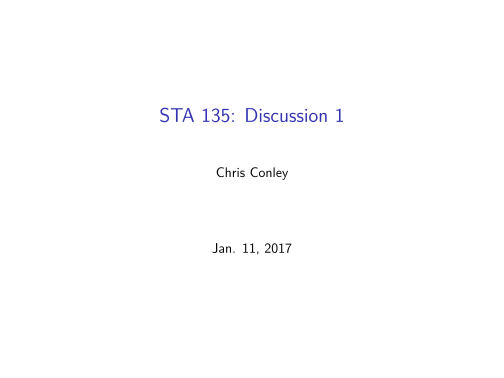

The R source for this figure:
#' ---	
#' title: "STA 135: Discussion 1"	
#' author: "Chris Conley"	
#' date: "Jan. 11, 2017"	
#' output:	
#'   beamer_presentation:	
#'     fig_width: 7	
#'     fig_height: 5	
#' fontsize: 10pt	
#' ---	
#' 	
#' 	
knitr::opts_chunk$set(echo = TRUE, warning = F, digits = 2)	
#' 	
#' 	
#' ## Basic Descriptive Statistics	
#' 	
#' Suppose that we have an $n\times p$ data array $\bf X$. That is, we have $n$ measurements on $p$ variables. We can compute statistics that describe basic properties of center, scale, and linear association between variables. For the $i$th and $k$th variables, we have	
#' 	
#' - Sample means $\bar{x}_k = \frac{1}{n}\sum_{j=1}^n x_{jk} \hspace{1cm} k = 1, \dots, p$	
#' 	
#' - Sample variances $s_{kk} = \frac{1}{n}\sum_{j=1}^n (x_{jk} - \bar{x}_k)^2 \hspace{1cm} k = 1, \dots, p$	
#' 	
#' - Sample covariance $s_{ik} = \frac{1}{n}\sum_{j=1}^n (x_{ji} - \bar{x}_i)(x_{jk} - \bar{x}_k) \hspace{1cm} i  = 1, \dots, p \text{    } k = 1, \dots, p$	
#' 	
#' - Sample correlations (Pearson's product moment correlation coefficient) 	
#' 	
#' $r_{ik} = \frac{s_{ik}}{\sqrt{s_{ii}s_{kk}}} \hspace{1cm} i  = 1, \dots, p \text{    } k = 1, \dots, p$	
#' 	
#' ## Exercise 1.3 Computing Array of Statistics	
#' 	
#' Store $5 \times 3$ data array. 	
#' 	
#' 	
X <- matrix(c(9,2,6,5,8,	
             12,8,6,4,10,	
              3,4,0,2,1),5,3)	
colnames(X) <- paste0("x", 1:3)	
rownames(X) <- paste0("n", 1:5)	
X	
#' 	
#' 	
#' 	
#' On an exam, you may be required to compute these descriptive statistics by hand. In chapter 3, we will learn some matrix representations of how to compute the array of descriptive statistics. 	
#' 	
#' ## Exercise 1.3 Computing Mean Vector	
#' 	
#' Using the apply function, we can compute the basic statistics over each variable (i.e. column) in the data array $\bf X$ by specifying the 2nd margin and telling what function to apply. First we compute the mean vector $\bar{\bf x}$.   	
#' 	
#' 	
#' 	
xbar <- apply(X = X, MARGIN = 2, FUN = mean)	
xbar	
#' 	
#' 	
#' 	
#' ## Exercise 1.3 Computing Sample Variances 	
#' 	
#' Now compute the sample variances, $s_{kk}$'s. Note that R's \texttt{var} function will use the $n - 1$ divisor instead of $n$. So multiply the output of \texttt{var} by $\frac{n - 1}{n}$	
#' 	
#' 	
n <- nrow(X)	
skk <- ( (n - 1) / n ) * apply(X = X, MARGIN = 2, 	
                               FUN = var)	
skk	
#' 	
#' 	
#' 	
#' ## Exercise 1.3 Computing Covariance, $\bf S_n$	
#' 	
#' R has a built in function to compute the sample covariance of the data array. 	
#' 	
#' 	
Sn <- ( (n - 1) / n ) * cov(X)	
Sn	
#' 	
#' 	
#' Let's confirm the $s_{12}$ entry by hand . 	
#' 	
#' 	
#' ## Exercise 1.3 Computing Correlation $\bf R$	
#' 	
#' 	
cov2cor(Sn)	
#' 	
#' 	
#' Let's confirm the $r_{12}$ entry by hand. 	
#' 	
#' ## Exercise 1.6 Read in the data	
#' 	
#' Read in the 42 measurements on air-pollution variables recorded at 12:00 noon in Los Angelos on different days. 	
#' 	
#' 	
file <- "~/../Box Sync/sta135-winter17/discussion/air-pollution.txt"	
ap <- read.table(file, header = T)	
X <- as.matrix(ap)	
head(X)	
#' 	
#' 	
#' ## Exercise 1.6 Scatter plot matrix	
#' 	
#' Pairwise relationships can quickly be visualized in R. The following command generates all pairwise scatter plots for the pollutants CO, NO, NO2, HC. Also it shows the marginal distribution of each variable along the diagonal. 	
#' 	
library(GGally)	
ggpairs(ap[,c("CO", "NO", "NO2", "HC")])	
#' 	
#' 	
#' ## Exercise 1.6 Scatter plot matrix	
#' 	
#' 	
library(GGally)	
ggpairs(ap[,c("CO", "NO", "NO2", "HC")])	
#' 	
#' 	
#' 	
#' ## Statistical distance	
#' 	
#' - How might it differ from regular euclidean distance in p dimensions? 	
#' 	
#' ## Statistical distance	
#' 	
#' - How might it differ from regular euclidean distance in p dimensions? 	
#' 	
#' Differences in scale of the variables matter. 	
#' 	
#' Correlation among variables has meaningful impact on distance. Need to rotate our coordinate system to adjust for correlation structure. 	
#' 	
#' ## Exercise 1.9 	
#' 	
#' 	
X <- matrix(c(-6, -3, -2, 1, 2, 5, 6, 8,	
              -2, -3, 1, -1, 2, 1, 5, 3), 8, 2)	
X	
#' 	
#' 	
#' 	
#' 	
#' ## Exercise 1.9 (a) Plot the data	
#' 	
#' 	
	
plot(X[,1], X[,2], xlab = "x1", ylab = "x2", pch = 19)	
abline(h = 0, v = 0)	
#' 	
#' 	
#' ## Exercise 1.9 (a)	
#' 	
#' Obtain $s_{11}, s_{22}, s_{12}$	
#' 	
#' 	
Sn <- cov(X)	
Sn	
#' 	
#' 	
#' 	
#' ## Exercise 1.9 (b)	
#' 	
#' Rotate the data vectors $(x_1, x_2)$ about the new axes to obtain ($\tilde x_1, \tilde x_2$), where 	
#' 	
#' $$	
#' \tilde x_1 = x_1 cos(\theta) + x_2 sin(\theta)	
#' $$	
#' 	
#' $$	
#' \tilde x_1 = -x_1 sin(\theta) + x_2 cos(\theta)	
#' $$	
#' 	
#' 	
#' Under an angle of $\theta = 26$. 	
#' 	
#' 	
theta <- 26	
#rotate x1 axis	
rotx1 <- function(theta, x1, x2) x1*cos(theta) + x2*sin(theta) 	
rx1 <- rotx1(26, X[,1], X[,2])	
#rotate x2 axis	
rotx2 <- function(theta, x1, x2) -x1*sin(theta) + x2*cos(theta) 	
rx2 <- rotx2(26, X[,1], X[,2])	
#' 	
#' 	
#' ## Exercise 1.9 (c)	
#' 	
#' Compute $\tilde s_{11}, \tilde s_{22}$. 	
#' 	
#' 	
rs11 <- var(rx1)	
rs11	
rs22 <- var(rx2)	
rs22	
#' 	
#' 	
#' ## ## Exercise 1.9 (d)	
#' 	
#' Compute the distance of the new point $(x_1, x_2) = (4,-2)$ by transforming into $(\tilde x_1, \tilde x_2)$ and evaluating. 	
#' 	
#' $$	
#' d(O,P) = \sqrt{\frac{\tilde{x^2_1}}{\tilde{s_{11}}} + \frac{\tilde{x^2_2}}{\tilde{s_{22}}}}	
#' $$	
#' 	
#' 	
#' 	
rx1_new <- rotx1(26, 4, -2)	
rx2_new  <- rotx2(26, 4, -2)	
d <- sqrt(rx1_new^2/rs11 + rx2_new^2/rs22)	
d	
#' 	
#' 	
